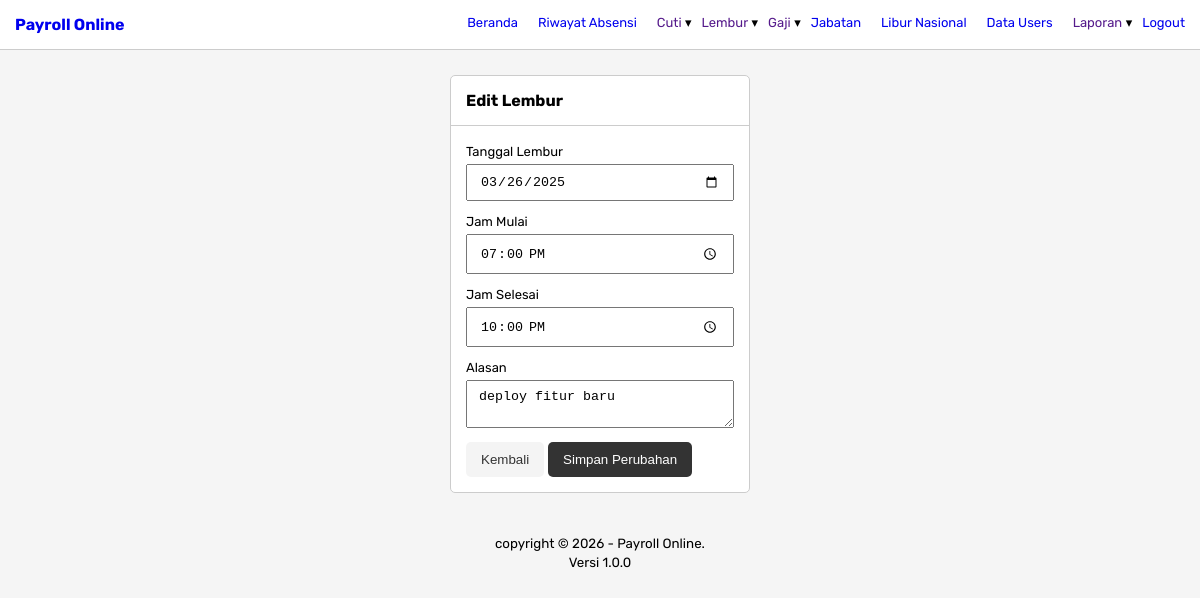
Page /edit-lembur.php?id=1 (signed in) on the committed database.
### tables this page shows
CREATE TABLE `overtime_requests` (
  `id` int(11) NOT NULL,
  `userid` int(11) NOT NULL,
  `overtime_date` date NOT NULL,
  `start_time` time NOT NULL,
  `end_time` time NOT NULL,
  `total_time` int(11) NOT NULL,
  `reason` text NOT NULL,
  `status` enum('pending','approved','rejected','cancelled') NOT NULL,
  `created_at` timestamp NOT NULL DEFAULT current_timestamp(),
  `updated_at` timestamp NOT NULL DEFAULT current_timestamp() ON UPDATE current_timestamp()
);

### edit-lembur.php (the view, shortened to what this page needs)
<?php
    include 'layouts/header.php';
    if(isset($_GET['id'])){
        $id = $_GET['id'];
        $query_get = "select * from overtime_requests where id = '$id'";
        $run_query_get = mysqli_query($conn, $query_get);
        $result = mysqli_fetch_object($run_query_get);
    }
?>
<div class="box w-30">
    <div class="box-header">
        <b>Edit Lembur</b>
    </div>
    <div class="box-content">
        <form action="" method="post">
            <div class="form-group">
                <label>Tanggal Lembur</label>
                <input type="date" name="overtime_date" value="<?= $result->overtime_date ?>" required>
            </div>
            <div class="form-group">
                <label>Jam Mulai</label>
                <input type="time" name="start_time" value="<?= $result->start_time ?>" required>
            </div>
            <div class="form-group">
                <label>Jam Selesai</label>
                <input type="time" name="end_time" value="<?= $result->end_time ?>" required>
            </div>
            <div class="form-group">
                <label>Alasan</label>
                <textarea name="reason" ><?= $result->reason ?></textarea>
            </div>
            <button type="button" onclick="window.location.href='riwayat-lembur.php'" class="btn btn-light">Kembali</button>
            <button type="submit" name="simpan" class="btn btn-dark">Simpan Perubahan</button>
        </form>
    </div>
</div>
<?php include 'layouts/footer.php' ?>

### css/styles.css (style rules this page uses)
* { box-sizing: border-box; }
body { font-family: "Rubik", sans-serif; background-color: #f5f5f5; padding: 0; margin: 0; }
.box { border: 1px solid #ccc; border-radius: 5px; background-color: white; min-height: 100px; margin: 0 auto; }
.box-header { border-bottom: 1px solid #ccc; padding: 15px; }
.box-content { padding: 15px; }
.box.w-30 { width: 300px; }
.form-group { margin-bottom: 10px; }
.form-group label { font-size: 13px; margin-bottom: 5px; display: inline-block; }
.form-group input, .form-group select, .form-group textarea { padding: 8px 12px; width: 100%; }
.btn { border: none; padding: 10px 15px; cursor: pointer; border-radius: 5px; }
.btn.btn-dark { background-color: #333; color: white; }
.btn.btn-light { background-color: #f4f4f4; color: #333; }

### rows in the picture
overtime_requests: overtime_date "03/26/2025", start_time "19:00:00", end_time "22:00:00", reason "deploy fitur baru"
